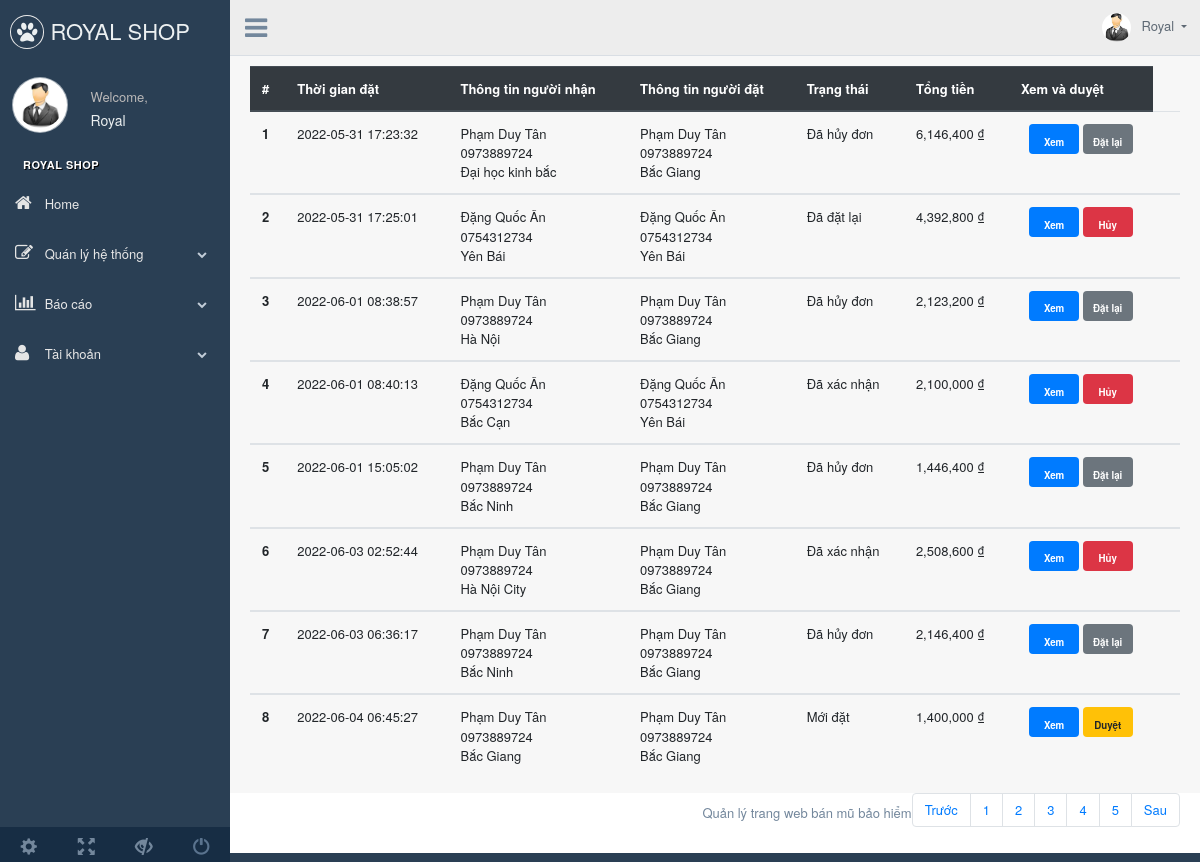
Screenshot of /admin/modules/orders/index.php with the database file from the repository.
### tables this page shows
CREATE TABLE `orders` (
  `id` bigint(20) NOT NULL,
  `user_id` bigint(20) NOT NULL,
  `name_receiver` varchar(100) DEFAULT NULL,
  `phone_receiver` varchar(10) DEFAULT NULL,
  `address_receiver` varchar(200) DEFAULT NULL,
  `created_date` timestamp NULL DEFAULT NULL,
  `total` float DEFAULT NULL,
  `status` smallint(6) DEFAULT NULL COMMENT '0 - trong giỏ hàng\r\n1 - đang chờ xác nhận\r\n2- đã xác nhận'
);

CREATE TABLE `users` (
  `id` bigint(20) NOT NULL,
  `name` varchar(50) NOT NULL,
  `gender` varchar(10) NOT NULL,
  `address` varchar(50) NOT NULL,
  `phone` varchar(10) NOT NULL,
  `email` varchar(50) NOT NULL,
  `account` varchar(100) NOT NULL,
  `password` varchar(100) NOT NULL,
  `avatar` varchar(255) NOT NULL,
  `roles_id` bigint(20) NOT NULL
);

### admin/connect/query.php (called while the page is built, shortened)
<?php
    class Database{
        private $mysqli    = null;
        private $host      = 'localhost';
        private $name      = 'root';
        private $pass      = null;
        private $database  = 'shoproyal';
        public function __construct()
        {
            $this->mysqli = new mysqli($this->host,$this->name,$this->pass,$this->database);
            $this->mysqli->set_charset("utf-8");
        }
        public function connect($sql){
            return $this->mysqli->query($sql);
        }
    }

### admin/modules/orders/index.php (the view, shortened to what this page needs)
<?php
    require_once '../header/index.php';
?>
<div class="right_col" role="main">
    <div class="row">
        <div class="col-md-12 col-sm-12 ">
            <form action="" method="post">
                <table class="table">
                    <thead class="thead-dark">
                        <tr>
                            <th scope="col">#</th>
                            <th scope="col ">Thời gian đặt</th>
                            <th scope="col ">Thông tin người nhận</th>
                            <th scope="col ">Thông tin người đặt</th>
                            <th scope="col ">Trạng thái</th>
                            <th scope="col ">Tổng tiền</th>
                            <th scope="col ">Xem và duyệt</th>
                        </tr>
                    </thead>
                    <tbody>
                        <?php
                            require_once "../../connect/query.php";
                            $query = new Database();
                            $sql = "SELECT orders.*,users.name,users.phone,users.address FROM orders JOIN users ON users.id = orders.user_id;";
                            $result = $query->connect($sql);
                        ?>
                        <?php foreach($result as $rows){?>
                        <tr border="1" width='100%'>
                            <th scope="row"><?php echo $rows['id'] ?></th>
                            <td><?php echo $rows['created_date'] ?></td>
                            <td>
                                <?php echo $rows['name_receiver'] ?><br>
                                <?php echo $rows['phone_receiver'] ?><br>
                                <?php echo $rows['address_receiver'] ?>
                            </td>
                            <td>
                                <?php echo $rows['name'] ?><br>
                                <?php echo $rows['phone'] ?><br>
                                <?php echo $rows['address'] ?>
                            </td>
                            <td>
                                <?php
                                    switch ( $rows['status']){
                                        case '1':
                                            echo "Mới đặt";
                                            break;
                                        case '2':
                                            echo "Đã xác nhận";
                                            break;
                                        case '3':
                                            echo "Đã hủy đơn";
                                            break;
                                        case '4':
                                            echo "Đã đặt lại";
                                            break;
                                    }
                                ?>
                            </td>
                            <td><?php echo number_format($rows['total'],0,'',',') ?> ₫</td>
                            <td class="text-center">
                                <a href="../orders/show.php?id=<?php echo $rows['id']?>"
                                    style="text-decoration:none; width: 50px; height:30px; line-height: 30px;"
                                    class="badge badge-primary display-1">Xem</a>
                                <?php
                                    if($rows['status'] == 1){
                                ?>
                                    <a href="../orders/update.php?id=<?php echo $rows['id']?>&status=2"
                                    style="text-decoration:none; width: 50px; height:30px; line-height: 30px;"
                                    class="badge badge-warning display-1">Duyệt</a>
                                <?php }else if($rows['status'] == 2){ ?>
                                    <a href="../orders/update.php?id=<?php echo $rows['id']?>&status=3"
                                    style="text-decoration:none; width: 50px; height:30px; line-height: 30px;"
                                    class="badge badge-danger display-1">Hủy</a>
                                <?php } else {?>
                                        <?php if($rows['status'] == 3){?>
                                            <a href="../orders/update.php?id=<?php echo $rows['id']?>&status=4"
                                            style="text-decoration:none; width: 50px; height:30px; line-height: 30px;"
                                            class="badge badge-secondary display-1">Đặt lại</a>
                                        <?php } else { ?>
                                            <a href="../orders/update.php?id=<?php echo $rows['id']?>&status=3"
                                            style="text-decoration:none; width: 50px; height:30px; line-height: 30px;"
                                            class="badge badge-danger display-1">Hủy</a>
                                        <?php } ?>
                                <?php } ?>
                            </td>
                            <td class="text-center">
                            </td>
                        </tr>
                    </tbody>
                    <?php } ?>
                </table>
            </form>
        </div>
    </div>
    <div class="pull-right">
        <ul class="pagination pull-right">
            <li class="page-item"><a class="page-link" href="#">Trước</a></li>
            <li class="page-item"><a class="page-link" href="#">1</a></li>
            <li class="page-item"><a class="page-link" href="#">2</a></li>
            <li class="page-item"><a class="page-link" href="#">3</a></li>
            <li class="page-item"><a class="page-link" href="#">4</a></li>
            <li class="page-item"><a class="page-link" href="#">5</a></li>
            <li class="page-item"><a class="page-link" href="#">Sau</a></li>
        </ul>
    </div>
</div>
<?php
require_once '../foooter/index.php';
?>

### rows the page displays
orders: id "1", created_date "2022-05-31 17:23:32", name_receiver "Phạm Duy Tân", phone_receiver "0973889724", address_receiver "Đại học kinh bắc", user.name "Phạm Duy Tân", user.phone "0973889724", user.address "Bắc Giang", status "Đã hủy đơn", total "6,146,400"
orders: id "2", created_date "2022-05-31 17:25:01", name_receiver "Đặng Quốc Ân", phone_receiver "0754312734", address_receiver "Yên Bái", user.name "Đặng Quốc Ân", user.phone "0754312734", user.address "Yên Bái", status "Đã đặt lại", total "4,392,800"
orders: id "3", created_date "2022-06-01 08:38:57", name_receiver "Phạm Duy Tân", phone_receiver "0973889724", address_receiver "Hà Nội", user.name "Phạm Duy Tân", user.phone "0973889724", user.address "Bắc Giang", status "Đã hủy đơn", total "2,123,200"
orders: id "4", created_date "2022-06-01 08:40:13", name_receiver "Đặng Quốc Ân", phone_receiver "0754312734", address_receiver "Bắc Cạn", user.name "Đặng Quốc Ân", user.phone "0754312734", user.address "Yên Bái", status "Đã xác nhận", total "2,100,000"
orders: id "5", created_date "2022-06-01 15:05:02", name_receiver "Phạm Duy Tân", phone_receiver "0973889724", address_receiver "Bắc Ninh", user.name "Phạm Duy Tân", user.phone "0973889724", user.address "Bắc Giang", status "Đã hủy đơn", total "1,446,400"
orders: id "6", created_date "2022-06-03 02:52:44", name_receiver "Phạm Duy Tân", phone_receiver "0973889724", address_receiver "Hà Nội City", user.name "Phạm Duy Tân", user.phone "0973889724", user.address "Bắc Giang", status "Đã xác nhận", total "2,508,600"
orders: id "7", created_date "2022-06-03 06:36:17", name_receiver "Phạm Duy Tân", phone_receiver "0973889724", address_receiver "Bắc Ninh", user.name "Phạm Duy Tân", user.phone "0973889724", user.address "Bắc Giang", status "Đã hủy đơn", total "2,146,400"
orders: id "8", created_date "2022-06-04 06:45:27", name_receiver "Phạm Duy Tân", phone_receiver "0973889724", address_receiver "Bắc Giang", user.name "Phạm Duy Tân", user.phone "0973889724", user.address "Bắc Giang", status "Mới đặt", total "1,400,000"
